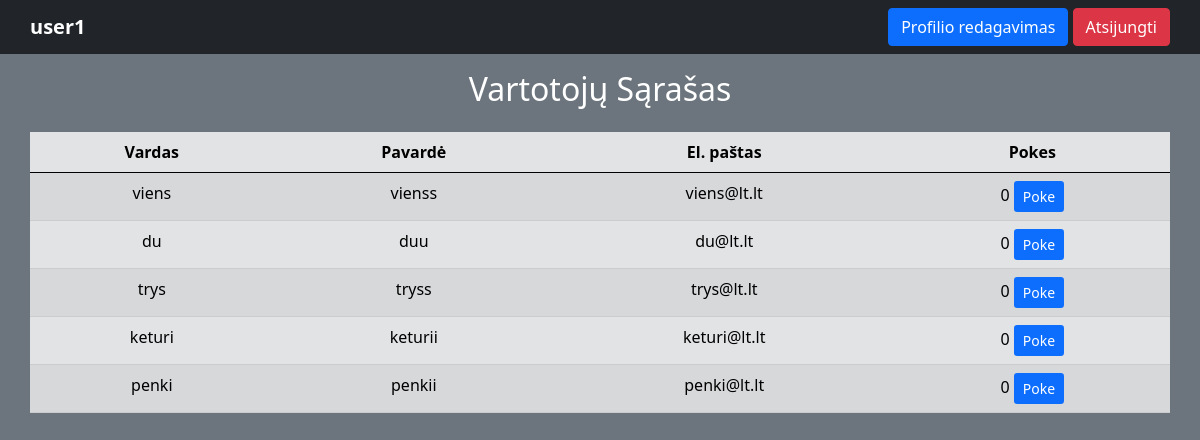
/Sonaro/list.php (signed in), run on the app's committed database.
### tables this page shows
CREATE TABLE IF NOT EXISTS `users` (
  `id` int(11) NOT NULL AUTO_INCREMENT,
  `username` varchar(50) NOT NULL,
  `password` varchar(255) NOT NULL,
  `email` varchar(128) NOT NULL,
  `name` varchar(50) NOT NULL,
  `surname` varchar(50) NOT NULL,
  `pokes` int(11) DEFAULT '0',
  `created_at` datetime DEFAULT CURRENT_TIMESTAMP,
  PRIMARY KEY (`id`),
  UNIQUE KEY `username` (`username`)
);

### Sonaro/list.php (the view, shortened to what this page needs)
<!DOCTYPE html>
<html lang="en">
<head>
    <link href="https://cdn.jsdelivr.net/npm/bootstrap@5.0.2/dist/css/bootstrap.min.css" rel="stylesheet">
</head>
<body class='bg-secondary text-center'>
<?php
include_once "navbar.php";
?>
<div class="container g-0">
    <div class="row pt-3">
        <div class="col">
            <h2 class='text-white'> Vartotojų Sąrašas </h2>
        </div>
        </div>
    <?php
require_once "config.php";
        $sql = "SELECT name as Vardas, surname as 'Pavardė', email as 'El. paštas', pokes as Pokes  FROM users";
        $result = $link->query($sql);
        $columns = array();
        $resultset = array();
        while ($row = mysqli_fetch_assoc($result)) {
            if (empty($columns)) {
                $columns = array_keys($row);
            }
            $resultset[] = $row;
        }
        if($resultset) {
?>
            <div class="row pt-3">
                <div class="col">
            <table class="table table-striped table-secondary" >
                <thead>
                    <tr class='info';>
                        <?php foreach ($columns as $k => $column_name ) : ?>
                            <th> <?php echo $column_name;?> </th>
                        <?php endforeach; ?>
                    </tr>
                </thead>
                <tbody>
                    <?php
                        foreach($resultset as $index => $row) {
                        $column_counter =0;
                    ?>
                        <tr class='success';>
                            <?php for ($i=0; $i < count($columns); $i++):?>
                                <td> <?php echo $row[$columns[$column_counter++]];
                                if($i == count($columns)-1) { ?> <button type="button" class="btn btn-sm bg-primary text-white ml-5">Poke</button> <?php };
                                ?></td>
                            <?php endfor;?>
                        </tr>
                    <?php } ?>
                </tbody>
            </table>
            </div>
            </div>
    <?php }else{ ?>
        <h4> Informacija Nepasiekiama </h4>
    <?php } ?>
    </div>
</body>
</html>

### Sonaro/navbar.php
<div class="container-fluid g-0">
    <nav class="navbar navbar-expand-sm bg-dark navbar-dark">
        <div class="container">
            <div class="col text-start">
                <a class="navbar-brand" href="/Sonaro">
                <b><?php echo htmlspecialchars($_SESSION["username"]); ?></b>
                </a>
            </div>
            <div class="col text-end">
                <a href="edit-profile.php" class="btn btn-primary">Profilio redagavimas</a>
                <a href="logout.php" class="btn btn-danger ml-3">Atsijungti</a>
            </div>
        </div>
    </nav>
</div>

### data on the page
users: name "viens", surname "vienss", email "viens@lt.lt", pokes "0"
users: name "du", surname "duu", email "du@lt.lt", pokes "0"
users: name "trys", surname "tryss", email "trys@lt.lt", pokes "0"
users: name "keturi", surname "keturii", email "keturi@lt.lt", pokes "0"
users: name "penki", surname "penkii", email "penki@lt.lt", pokes "0"

### other printed values
$_SESSION["username"] "user1"
$column_name "Vardas"
$column_name "Pavardė"
$column_name "El. paštas"
$column_name "Pokes"
